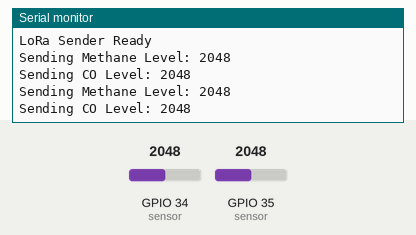
Recording of a sketch running on a simulated ESP32. Parts: the last lines printed to the serial monitor. Inputs (shaded band) come from the test bench; at power-on: GPIO 34 (sensor) = 2048, GPIO 35 (sensor) = 2048. No radio packets arrive unless stated.

Above: at 1.8 s.
1.9 s: GPIO 34 (sensor) set to 2866
At 3.0 s:
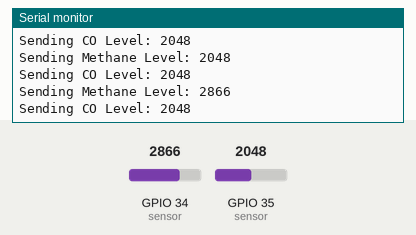
3.4 s: GPIO 35 (sensor) set to 2866
At 4.6 s:
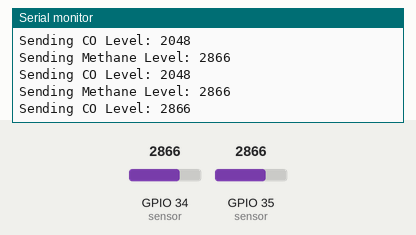
4.9 s: GPIO 34 (sensor) set to 3603
At 6.1 s:
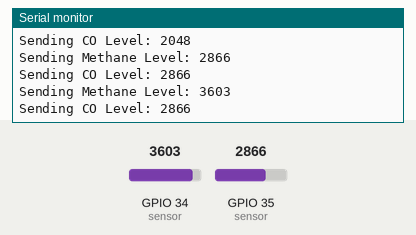
6.4 s: GPIO 35 (sensor) set to 3603
At 8.3 s:
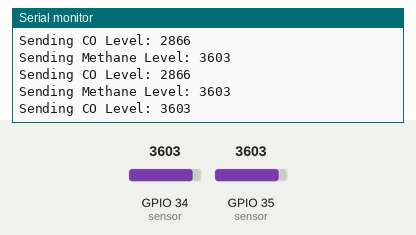
Timing chart, 0 to 8.9 s (numbered marks = the images above; inputs shaded):
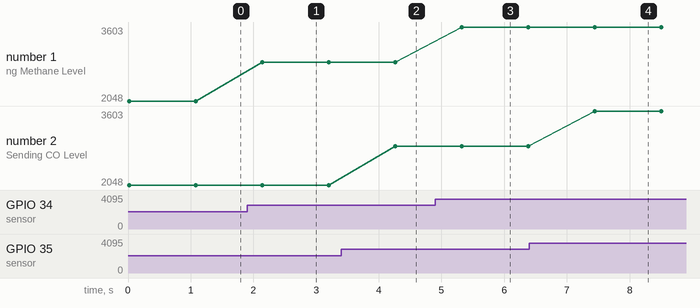

The sketch:

sender.ino
```cpp
#include <SPI.h>
#include <LoRa.h>

#define LORA_SS 5
#define LORA_RST 14
#define LORA_DIO0 26

void setup() {
  Serial.begin(115200);

  LoRa.setPins(LORA_SS, LORA_RST, LORA_DIO0);
  if (!LoRa.begin(433E6)) {
    Serial.println("Starting LoRa failed!");
    while (1);
  }

  Serial.println("LoRa Sender Ready");
}

void loop() {
  int methaneLevel = analogRead(34);  // MQ-4 sensor connected to pin 34
  int carbonMonoxideLevel = analogRead(35);  // MQ-7 sensor connected to pin 35

  Serial.print("Sending Methane Level: ");
  Serial.println(methaneLevel);
  Serial.print("Sending CO Level: ");
  Serial.println(carbonMonoxideLevel);

  LoRa.beginPacket();
  LoRa.print("Methane:");
  LoRa.print(methaneLevel);
  LoRa.print(",CO:");
  LoRa.print(carbonMonoxideLevel);
  LoRa.endPacket();

  delay(1000);  // Send every second
}
```

Measured:
- after the input at 1.9 s, the serial monitor: prints a new line after 0.24 s (image 1)
- after the input at 3.4 s, the serial monitor: prints a new line after 0.86 s (image 2)
- after the input at 4.9 s, the serial monitor: prints a new line after 0.42 s (image 3)
- after the input at 6.4 s, the serial monitor: prints a new line after 1.0 s (image 4)
- plotted number 1: 2048 → 2866 after the input at 1.9 s, 2866 → 3603 after the input at 4.9 s
